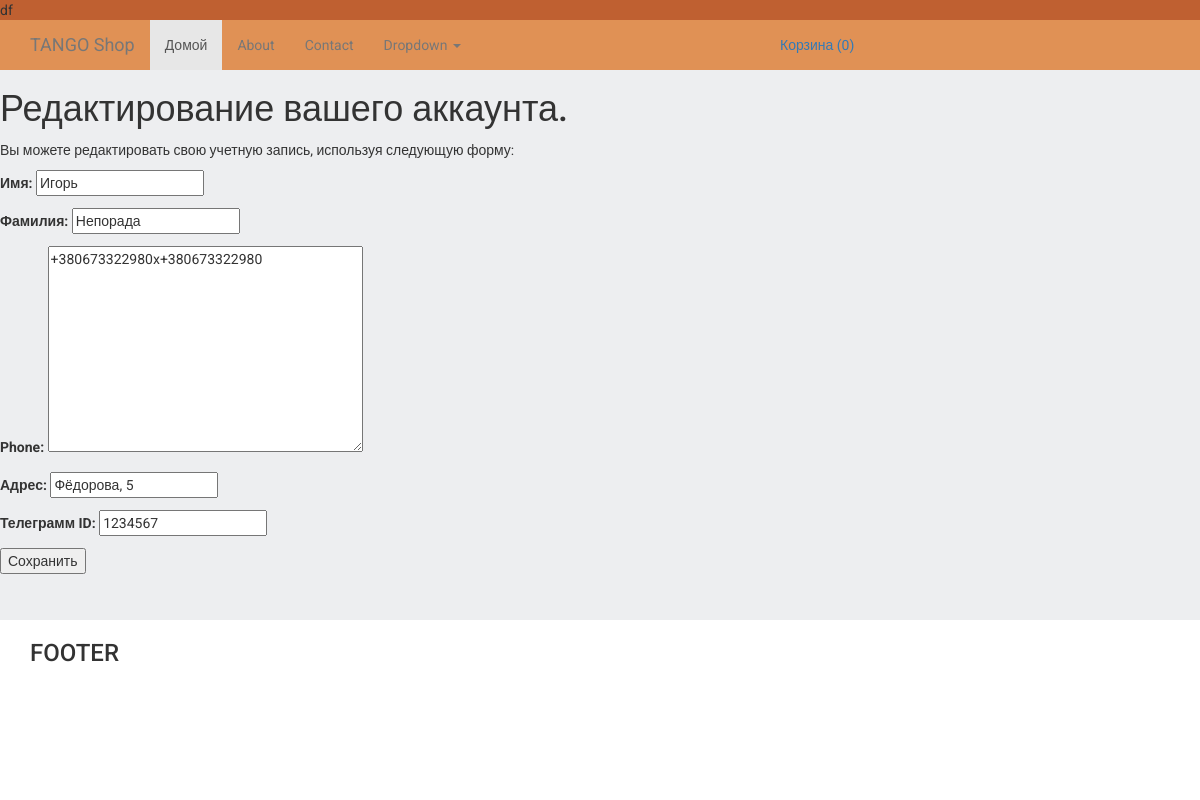
/accounttt/edit/ (signed in), run on the app's committed database.
### accounttt/models.py (models this page shows, shortened)
class Profileee(models.Model):
    user = models.OneToOneField(User, verbose_name='Пользователь', on_delete=models.CASCADE)
    first_name = models.CharField(max_length=15, verbose_name='Имя', null=True, blank=True)
    last_name = models.CharField(max_length=25, verbose_name='Фамилия', null=True, blank=True)
    address = models.CharField(max_length=255, verbose_name='Адрес', null=True, blank=True)
    phone = PhoneField(blank=True, help_text='Номер телефона')
    tg_id = models.CharField(max_length=15, verbose_name='Телеграмм ID', default='1234567', null=True, blank=True)

### accounttt/views.py (the view)
# urls.py: path('edit/', views.edit, name='edit'),
@login_required
def edit(request):
    if request.method == 'POST':
        user_form = UserEditForm(instance=request.user,
                                 data=request.POST)
        profile_form = ProfileEditForm(instance=request.user.profileee,
                                       data=request.POST)#,
        if user_form.is_valid() and profile_form.is_valid():
            user_form.save()
            profile_form.save()
            messages.success(request, 'Profile updated successfully')
        else:
            messages.error(request, 'Error updating your profile')
    else:
        user_form = UserEditForm(instance=request.user)
        try:
            profile_form = ProfileEditForm(instance=request.user.profileee)
        except Exception:
            Profileee.objects.create(user=request.user)
            profile_form = ProfileEditForm(instance=request.user.profileee)
        return render(request,
                      'accounttt/edit.html',
                      {'user_form': user_form,
                       'profile_form': profile_form})
    return HttpResponseRedirect('/')

### accounttt/forms.py
class UserEditForm(forms.ModelForm):
    class Meta:
        model = User
        fields = ()

class ProfileEditForm(forms.ModelForm):
    class Meta:
        model = Profileee
        fields = ('first_name', 'last_name', 'phone', 'address', 'tg_id')

### orders/context_processors.py (called while the page is built)
def getting_basket_info(request):
    session_key = request.session.session_key
    if not session_key:
        request.session["session_key"] = 123
        request.session.cycle_key()
    products_in_basket = ProductInBasket.objects.filter(session_key=session_key, is_active=True, order__isnull=True)
    products_total_nmb = products_in_basket.count()
    return locals()

### accounttt/templates/accounttt/edit.html (shortened to what this page needs)
{% extends "base.html" %}
{% block content %}
    <h1>Редактирование вашего аккаунта.</h1>
    <p>Вы можете редактировать свою учетную запись, используя следующую форму:</p>
    <form action="." method="post" enctype="multipart/form-data">
        {{ profile_form.as_p }}
        <p><input type="submit" value="Сохранить"></p>
    </form>
{% endblock %}

### static/static_dev/css/style.css (style rules this page uses)
html, body { height: 100%; max-height: 100%; font-family: 'Roboto', sans-serif; background-color: #edeef0; }

### data on the page
Profileee: first_name "Игорь", last_name "Непорада", phone "+380673322980x+380673322980", address "Фёдорова, 5", tg_id "1234567"
